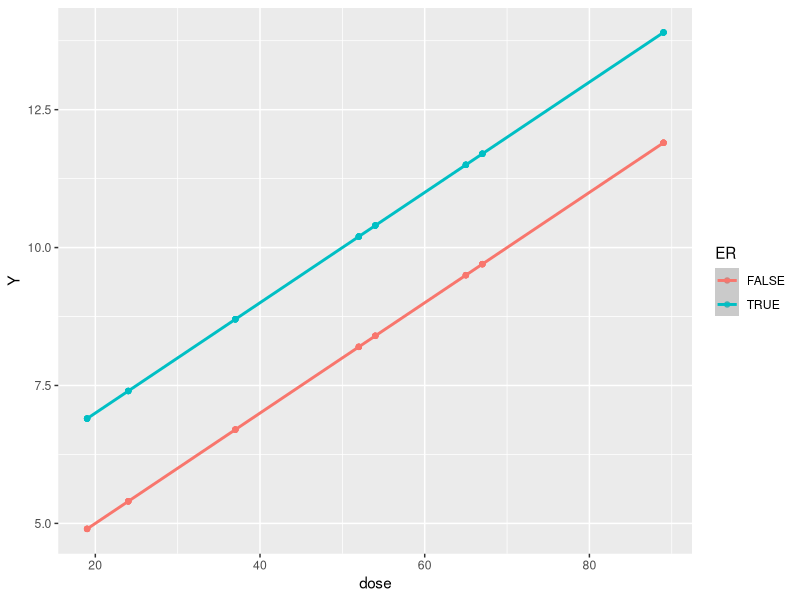
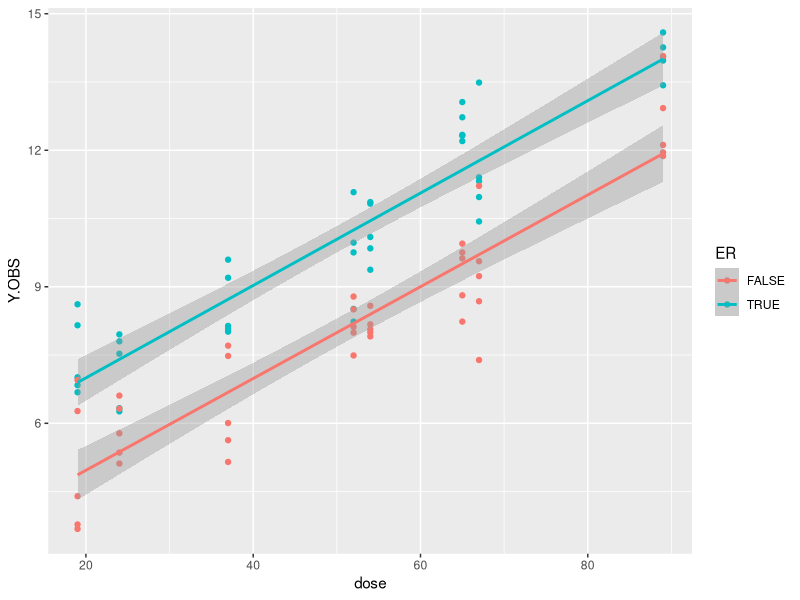
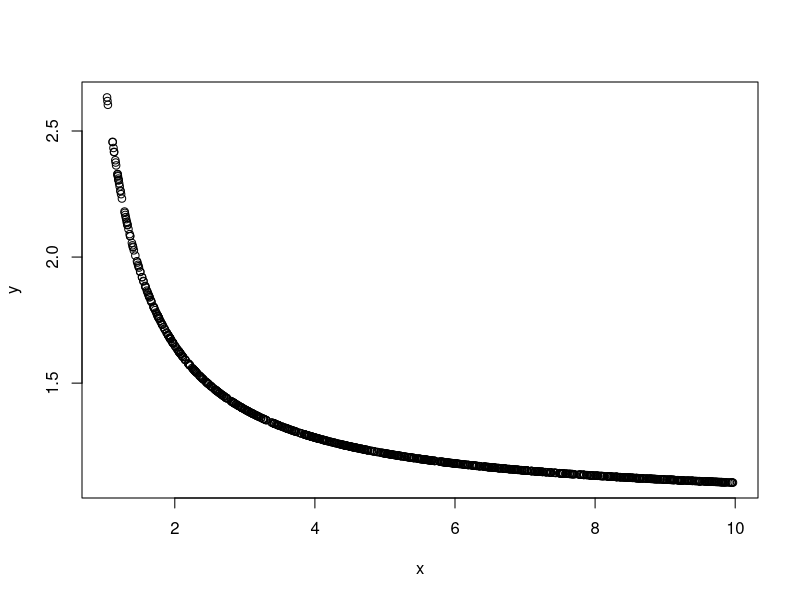
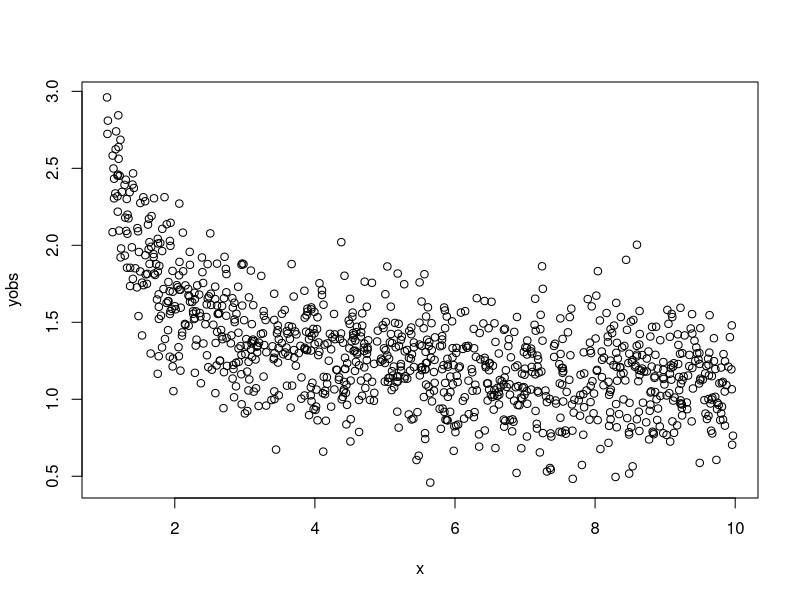
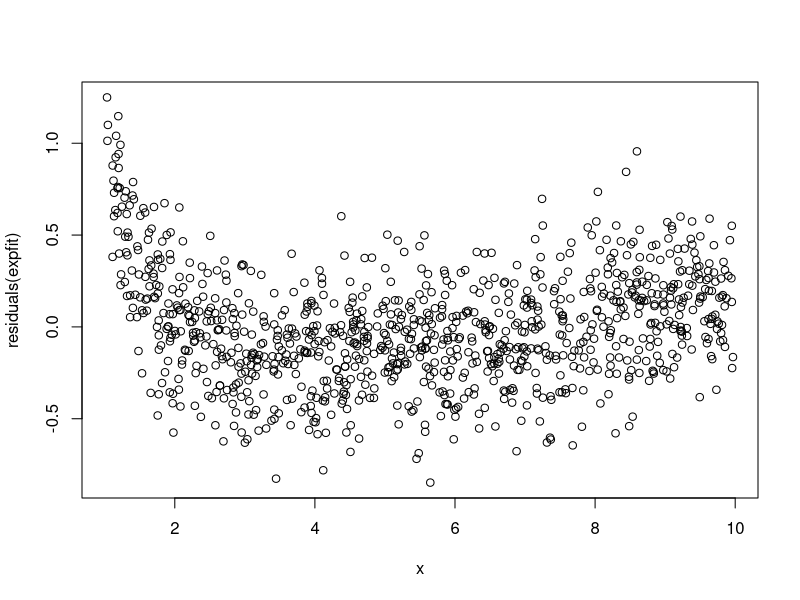
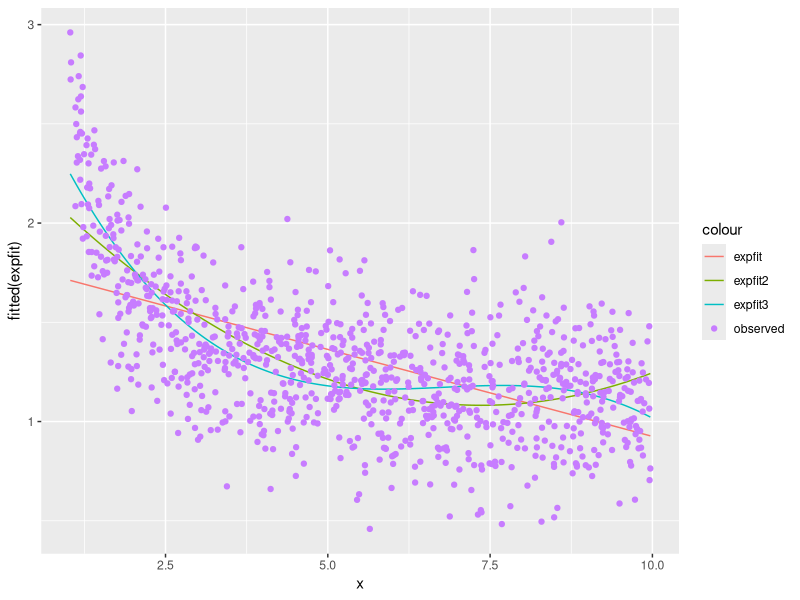
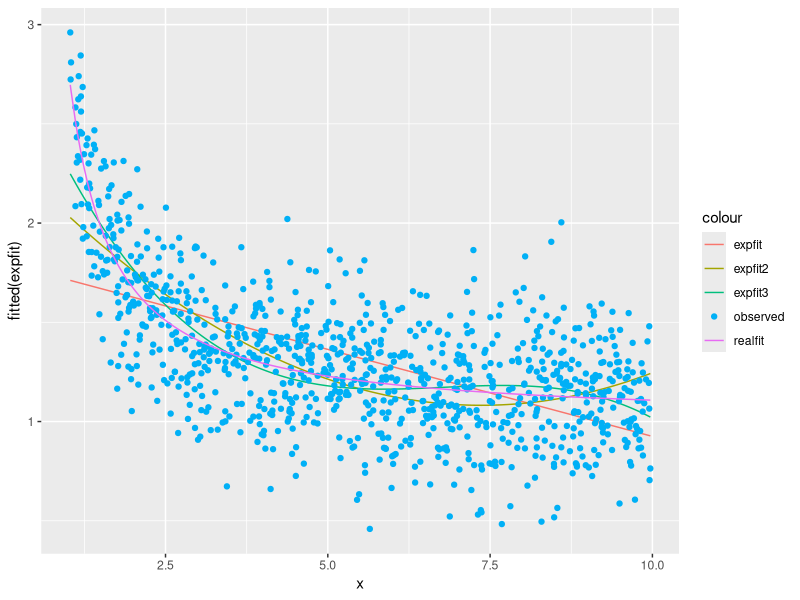
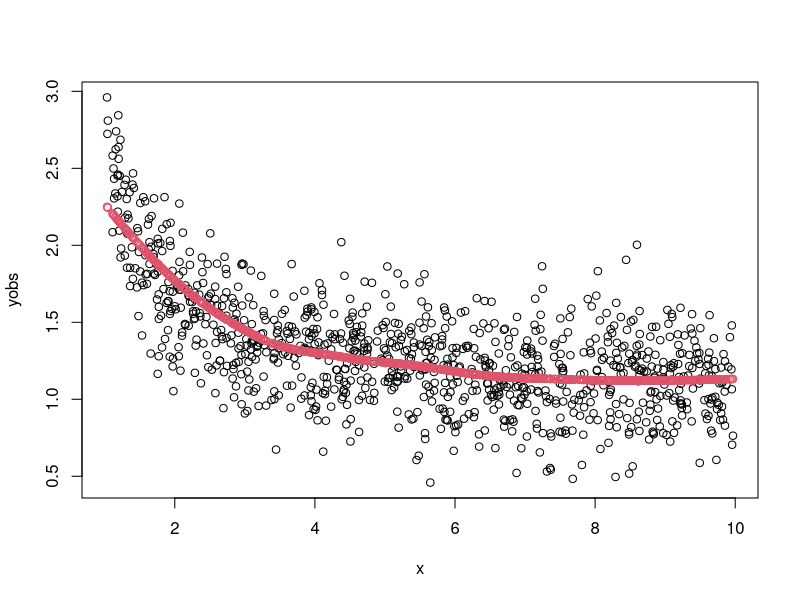

Generate these figures, in order, with R:
## ---- chunk 1
library(tidyverse)
library(ggplot2)
## ---- chunk 2
first8 <- c(37,52,65,89,24,19,54,67)
patients <- tibble (
  dose = rep(first8, times = 10),
  ER = rep(c(TRUE,FALSE), each = 40)
)
beta0 <- 3
beta.er <- 2
beta.dose <- 0.1
## ---- chunk 3
X <- model.matrix(~ER + dose, data = patients)
X.int <- model.matrix(~ER * dose, data = patients)

head(X)
head(X.int)
## ---- chunk 4
beta <- c(beta0, beta.er, beta.dose)
Y <- X %*% beta
head(Y)

## ---- chunk 5
ggplot(patients, aes(x = dose, y = Y, colour = ER)) +
  geom_point() +
  geom_smooth(method = 'lm')
## ---- chunk 6
set.seed(123)
Y.OBS <- Y + rnorm(length(Y))
ggplot(patients, aes(x = dose, y = Y.OBS, colour = ER)) +
  geom_point() +
  geom_smooth(method = 'lm')
## ---- chunk 7
beta.OBS <-  solve(t(X) %*% X, t(X) %*% Y.OBS)
print(beta.OBS)
## ---- chunk 8
patients$Y.OBS <- as.numeric(Y.OBS)
fit <- lm(Y.OBS ~ ER + dose, data = patients)
print(summary(fit))
print(confint(fit, level = 0.90))
## ---- chunk 9
set.seed(123)
N <- 10000
included.dose <- numeric(N)

for (i in 1:N) {
  tmp <- as.numeric(Y) + rnorm(80, mean = 0, sd = 1)
  res <- summary(lm(tmp ~ ER + dose, data = patients))$coefficients["dose", 4]
  included.dose[i] <- (res < 0.05)
}

mean(included.dose)
## ---- chunk 10
m1 <- lm(Y.OBS ~ ER + dose, data = patients)
m2 <- lm(Y.OBS ~ ER, data = patients)

anova(m1,m2)
m <- lm(Y.OBS ~ 1, data = patients)
anova(m1, m)
## ---- chunk 11
x <- runif(1000, min=1, max = 10)
y <- exp(1/x)
plot(x,y)
e <- rnorm(1000, mean = 0, 0.25)
yobs <-  y + e
plot(x,yobs)
## ---- chunk 12
expfit <- lm(yobs ~ x)
summary(expfit)
plot(x, residuals(expfit))
## ---- chunk 13
expfit  <- lm(yobs ~ x)
expfit2 <- lm(yobs ~ x + I(x^2))
expfit3 <- lm(yobs ~ x + I(x^2) + I(x^3))

anova(expfit, expfit2, expfit3)
## ---- chunk 14
ggplot() +
  geom_line(aes(x = x, y = fitted(expfit),  colour = "expfit"))  +
  geom_line(aes(x = x, y = fitted(expfit2), colour = "expfit2")) +
  geom_line(aes(x = x, y = fitted(expfit3), colour = "expfit3")) +
  geom_point(aes(x = x, y = yobs, colour = "observed"))
## ---- chunk 15
realfit <- lm(yobs ~ I(exp(1/x)))
print(anova(expfit, expfit2, expfit3, realfit))

ggplot() +
  geom_line(aes(x = x, y = fitted(expfit),  colour = "expfit"))  +
  geom_line(aes(x = x, y = fitted(expfit2), colour = "expfit2")) +
  geom_line(aes(x = x, y = fitted(expfit3), colour = "expfit3")) +
  geom_point(aes(x = x, y = yobs, colour = "observed")) +
  geom_line(aes(x = x, y = fitted(realfit), colour = "realfit"))
## ---- chunk 16
m4 <- loess(yobs ~ x)
summary(m4)
plot(x, yobs)
points(x, fitted(m4), col = 2)
## ---- chunk 17
library(tidyverse)
library(ggplot2)
covid19 <- read_csv("ClassCOVIDData.csv")
covid19$icu <- factor(covid19$icu, levels = c(0, 1), labels = c("No", "Yes"))
covid19$sex <- factor(covid19$sex)  # recode labels here too if you know the coding
## ---- chunk 18
summary(covid19)
ggplot(covid19, aes(x = age, fill = icu)) +
  geom_histogram(bins = 30, position = "identity", alpha = 0.5)
